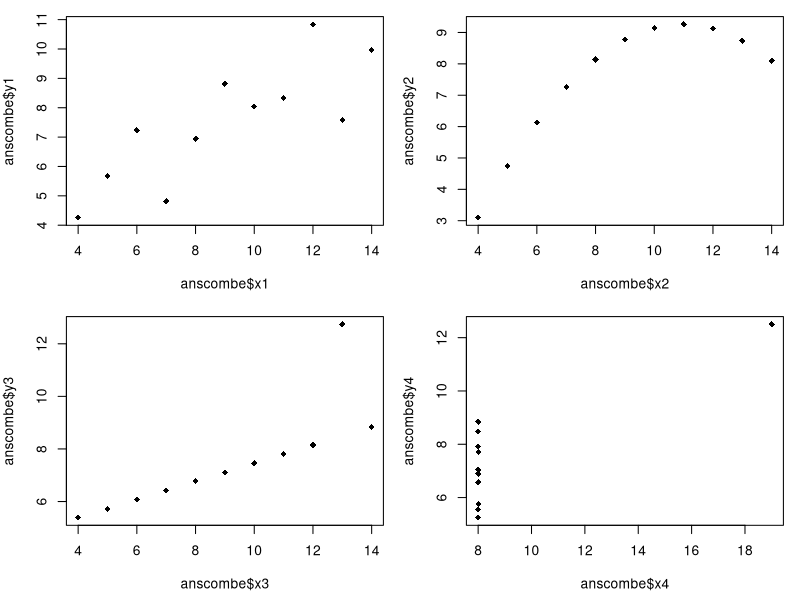

Here is the R script that generated this plot:
# Daniela Alexandra Canabal Valdes 
# 10/03/2023
# Maestria Ciencias Forestales primer semestre

# HW_05
# Laboratorio 5: Correlacion

# Para cada ejercicio
#  - Examinar la relación que existe entre dos muestras mediante una correlación,
#  - Explore los datos gráficamente y explique,
#  - Establezca la Hipótesis nula y la Hipótesis alternativa,
#  - Aplique la prueba correspondiente,
#  - Reporte los datos (indicar valor de r, grados de libertad y probabilidad, así como la significancia de la correlación).


# Ejercicio 1. El cuarteto de Anscombe ------------------------------------
anscombe

# Generar los gráficos de distribución de puntos para cada par de datos.
# Gratifica en un cuadro de 2x2

op = par(mfrow = c(2, 2), mar = c(4.5, 4, 1, 1))
plot(anscombe$x1, anscombe$y1, pch = 18)
plot(anscombe$x2, anscombe$y2, pch = 18)
plot(anscombe$x3, anscombe$y3, pch = 18)
plot(anscombe$x4, anscombe$y4, pch = 18)
par(op)


# Coeficiente de correlación ----------------------------------------------

# Determinar para cada par de datos los coeficientes de correlación r. 
cor.test(anscombe$x1, anscombe$y1)
cor.test(anscombe$x2, anscombe$y2)
cor.test(anscombe$x3, anscombe$y3)
cor.test(anscombe$x4, anscombe$y4)

# ¿Alguna sorpresa? Como puedes ver, los cuatro pares de las variables xy tienen básicamente la misma correlación de 0.816. Pero no todos tienen diagramas de dispersión en los que los puntos se agrupan alrededor de una línea.

# El mensaje para llevar a casa es que el coeficiente de correlación puede ser engañoso en presencia de valores atípicos o asociación no lineal. Debido a esto, siempre es importante revisar los datos con un gráfico de dispersión.

